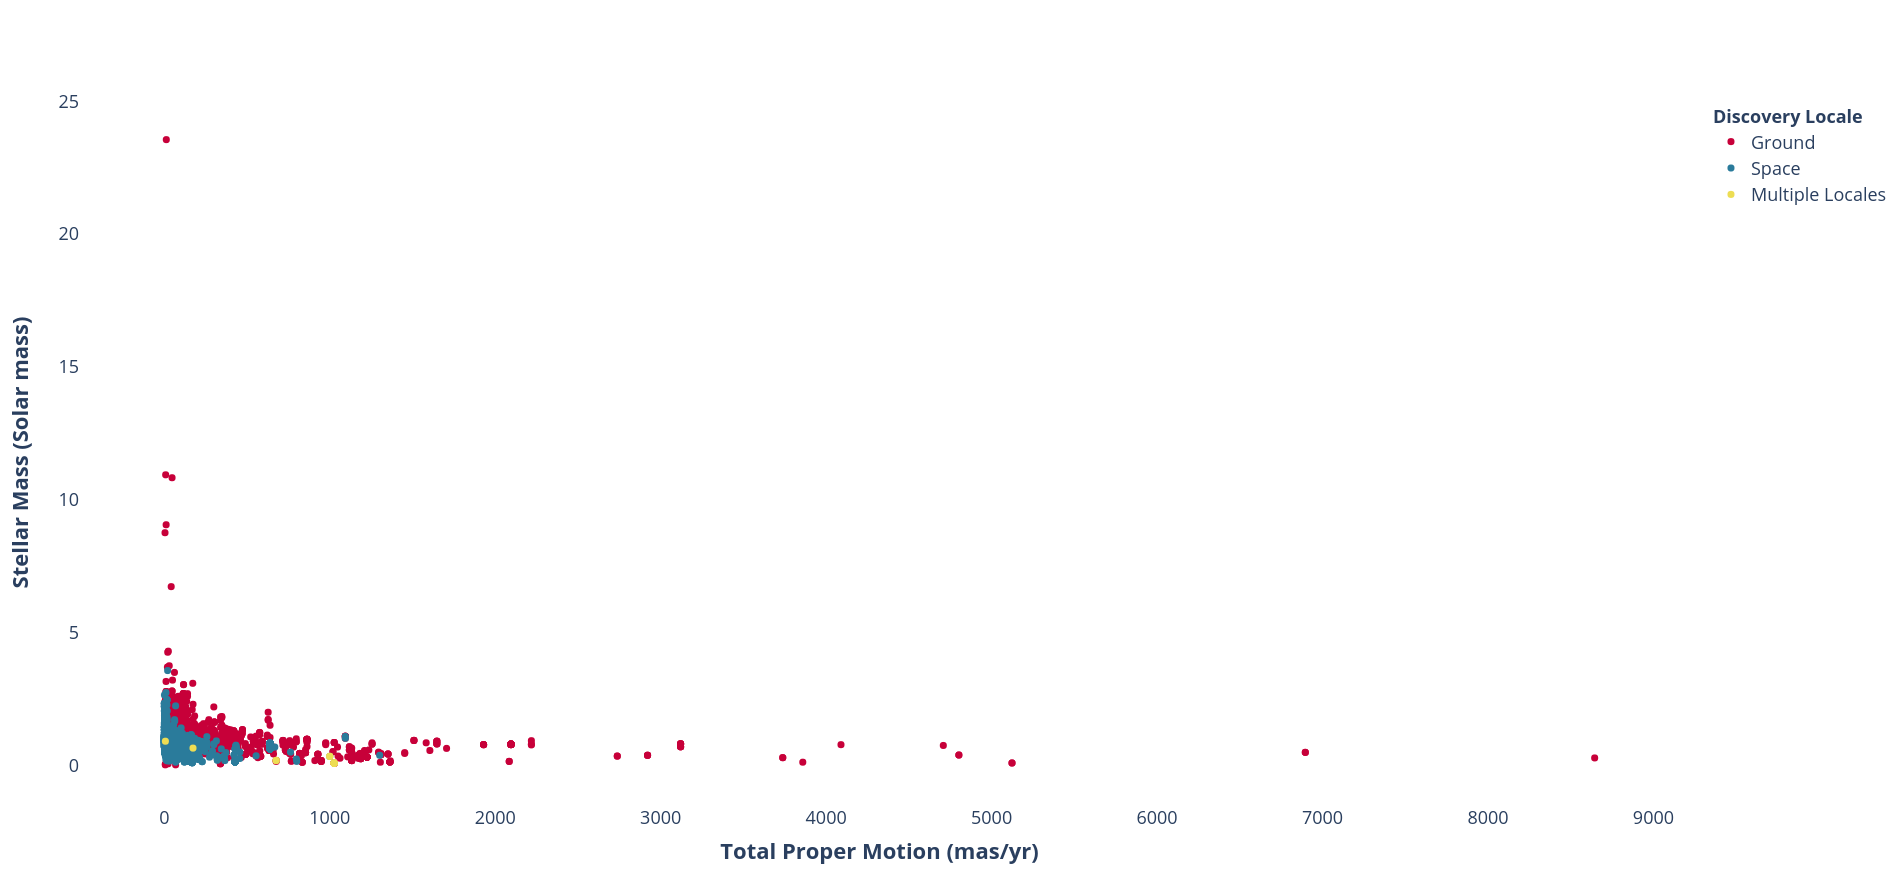

Write the Python code that produced this figure.

# Paths:
path_data = "data/"

# Packages:
import numpy as np
import pandas as pd
import plotly.graph_objects as go
from matplotlib.colors import LinearSegmentedColormap, to_hex

# Display options:
pd.set_option("display.width", 1200)
pd.set_option("display.max_columns", 300)
pd.set_option("display.max_rows", 300)

# Dataset:
df = pd.read_csv(path_data + "nasa_exoplanets.csv")
df_varnames = pd.read_csv(path_data + "nasa_exoplanets_var_names.csv")

# Variables:
x_var = "sy_pm"
x_var_name = df_varnames.loc[(df_varnames["var"] == x_var), ["var_name"]].values[0][0]
y_var = "st_mass"
y_var_name = df_varnames.loc[(df_varnames["var"] == y_var), ["var_name"]].values[0][0]
color_var = "disc_locale"
color_var_name = df_varnames.loc[(df_varnames["var"] == color_var), ["var_name"]].values[0][0]

# Adapt the data:
df_plot = df[[x_var, y_var, color_var]].copy()

# Plot:
lvls = df_plot[color_var].unique()
n_levels = len(lvls)
my_palette = ["#c70039", "#2a7b9b", "#eddd53"]

fig = go.Figure()
for l, lvl in enumerate(lvls):
    fig.add_trace(
        go.Scatter(
            x = df_plot[x_var][df_plot[color_var] == lvl],
            y = df_plot[y_var][df_plot[color_var] == lvl],
            mode = "markers",
            marker = {
                "size": 7,
                "color": my_palette[l]
            },
            name = lvl,
            hovertemplate =  "<b>" + x_var_name + ": %{x:}<br>" +
                             y_var_name + ": %{y:}<br>" + 
                             color_var_name + ": " + lvl + 
                             "</b><extra></extra>"
        )
    )
fig.update_layout(
    xaxis_title = "<b>" + x_var_name + "</b>" ,
    yaxis_title = "<b>" + y_var_name + "</b>",
    font = dict(
        size = 18
    ),
    showlegend = True,
    legend_title_text = "<b>" + color_var_name + "</b>",
    plot_bgcolor = "white",
    hoverlabel = dict(
        font_size = 20,
        font_family = "Rockwell"
    )
)
fig.show()
